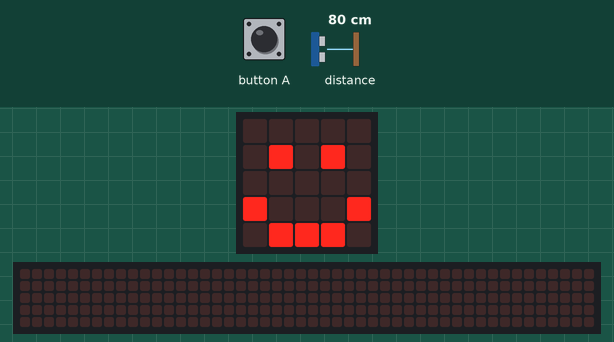
Recording of a program running on a simulated BBC micro:bit (MakeCode). On the bench: the board's 5×5 LED display, a strip that is not on the board, showing the scrolling text unrolled. The test bench sets the inputs (shaded band); at power-on: distance to the obstacle 80 cm. The 48×5 strip is a reading aid, not a part: it shows the text the display is scrolling, unrolled, one strip-width of it at a time.

Above: at 1.8 s.
1.9 s: button A pressed for 0.15 s
At 4.53 s:
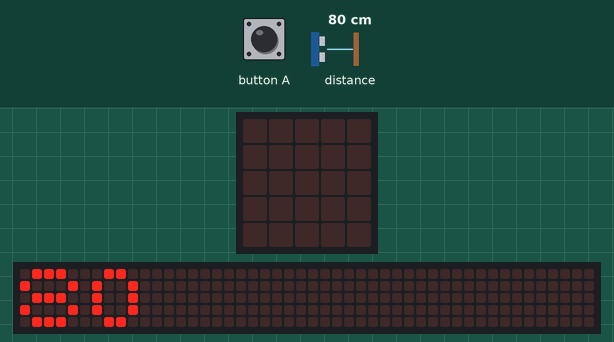
At 7.3 s:
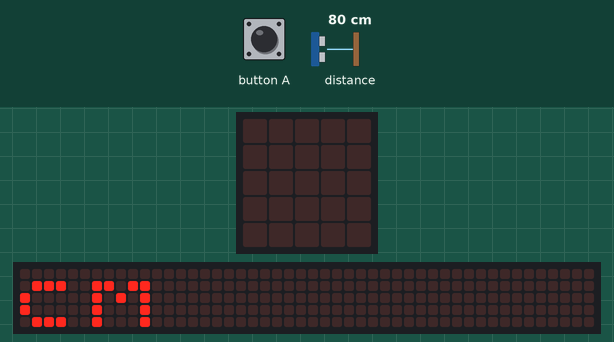
Timing chart, 0 to 8.8 s (numbered marks = the images above; inputs shaded):
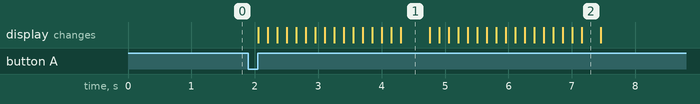

The program:

main.ts
```typescript
// (licence header left out)
// variables
let distanceFromObject: number = 0

// on startup
basic.clearScreen()
basic.showIcon(IconNames.Happy)

// measuring distance with sonar
input.onButtonPressed(Button.A, function () {
  basic.clearScreen()
  distanceFromObject = sonar.ping(
    DigitalPin.P1,
    DigitalPin.P2,
    PingUnit.Centimeters
  )
  basic.showNumber(distanceFromObject)
  basic.showString('cm')
  basic.showIcon(IconNames.Happy)
})
```

Measured:
- after the input at 1.9 s, the display: changes after 0.16 s (image 1)
- what the display in image 1 shows lasts 0.5 s, from 4.3 s to 4.8 s
